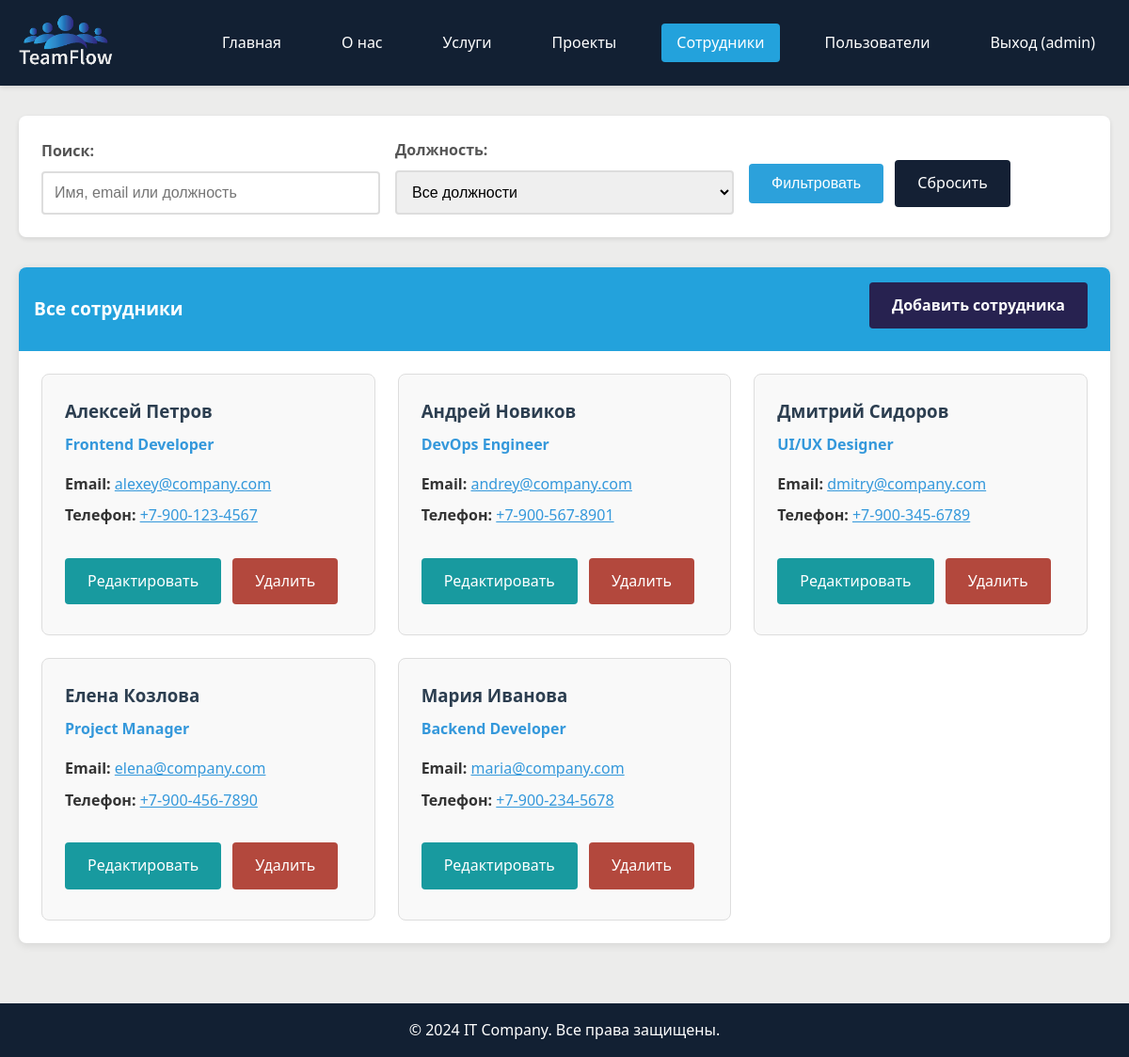
The page /employees.php (signed in) on the database its author committed.
### tables this page shows
CREATE TABLE employees (
    id INT AUTO_INCREMENT PRIMARY KEY,
    user_id INT NOT NULL,
    name VARCHAR(100) NOT NULL,
    position VARCHAR(100) NOT NULL,
    email VARCHAR(100) NOT NULL,
    phone VARCHAR(20),
    created_at TIMESTAMP DEFAULT CURRENT_TIMESTAMP,
    FOREIGN KEY (user_id) REFERENCES users(id) ON DELETE CASCADE
);

### config.php (called while the page is built, shortened)
<?php
function isAdmin() {
    return isset($_SESSION['role']) && $_SESSION['role'] === 'admin';
}
function escape($string) {
    return htmlspecialchars($string, ENT_QUOTES, 'UTF-8');
}
?>

### employees.php (the view, shortened to what this page needs)
<?php
require_once 'config.php';
$search = trim($_GET['search'] ?? '');
$where_conditions = [];
$params = [];
$where_clause = $where_conditions ? "WHERE " . implode(" AND ", $where_conditions) : "";
$sql = "SELECT * FROM employees $where_clause ORDER BY name";
$stmt = $pdo->prepare($sql);
$stmt->execute($params);
$employees = $stmt->fetchAll();
?>
<!DOCTYPE html>
<html lang="ru">
<head>
    <link rel="stylesheet" href="styles.css">
</head>
<body>
    <header class="header">
        <div class="container">
            <div class="header__container">
                <img src="logo.png" width="100" height="auto" alt="Логотип сайта">
                <nav class="header__nav">
                    <a href="index.php" class="header__link">Главная</a>
                    <a href="about.php" class="header__link">О нас</a>
                    <a href="services.php" class="header__link">Услуги</a>
                    <a href="projects.php" class="header__link">Проекты</a>
                    <a href="employees.php" class="header__link header__link--active">Сотрудники</a>
                    <?php if (isAdmin()): ?>
                        <a href="admin_users.php" class="header__link">Пользователи</a>
                    <?php endif; ?>
                    <a href="logout.php" class="header__link">Выход (<?php echo escape($_SESSION['username']); ?>)</a>
                </nav>
            </div>
        </div>
    </header>
    <main class="main">
        <div class="container">
            <div class="filters">
                <form method="GET" class="filters__form">
                    <div class="filters__row">
                        <div class="filters__group">
                            <label for="search" class="form__label">Поиск:</label>
                            <input type="text" id="search" name="search" class="form__input"
                                   value="<?php echo escape($search); ?>" placeholder="Имя, email или должность">
                        </div>
                        <div class="filters__group">
                            <label for="position" class="form__label">Должность:</label>
                            <select id="position" name="position" class="form__select">
                                <option value="">Все должности</option>
                            </select>
                        </div>
                        <div class="filters__group">
                            <button type="submit" class="btn">Фильтровать</button>
                            <a href="employees.php" class="btn btn--secondary">Сбросить</a>
                        </div>
                    </div>
                </form>
            </div>
            <div class="card">
                <div class="card__header">
                    <div class="flex justify-between align-center">
                        <span><?php echo isAdmin() ? 'Все сотрудники' : 'Мои сотрудники'; ?></span>
                        <a href="add_employee.php" class="btn btn--success">Добавить сотрудника</a>
                    </div>
                </div>
                <div class="card__body">
                    <?php if (empty($employees)): ?>
                        <p class="text-center">Сотрудники не найдены.</p>
                    <?php else: ?>
                        <div style="display: grid; grid-template-columns: repeat(auto-fill, minmax(300px, 1fr)); gap: 1.5rem;">
                            <?php foreach ($employees as $employee): ?>
                                <div style="border: 1px solid #ddd; border-radius: 8px; padding: 1.5rem; background: #f9f9f9;">
                                    <h3 style="margin-bottom: 0.5rem; color: #2c3e50;"><?php echo escape($employee['name']); ?></h3>
                                    <p style="color: #3498db; font-weight: bold; margin-bottom: 1rem;"><?php echo escape($employee['position']); ?></p>
                                    <div style="margin-bottom: 0.5rem;">
                                        <strong>Email:</strong>
                                        <a href="mailto:<?php echo escape($employee['email']); ?>" style="color: #3498db;">
                                            <?php echo escape($employee['email']); ?>
                                        </a>
                                    </div>
                                    <?php if ($employee['phone']): ?>
                                        <div style="margin-bottom: 1rem;">
                                            <strong>Телефон:</strong>
                                            <a href="tel:<?php echo escape($employee['phone']); ?>" style="color: #3498db;">
                                    <?php echo escape($employee['phone']); ?>
                                            </a>
                                        </div>
                                    <?php endif; ?>
                                    <div class="mt-2">
                                        <a href="edit_employee.php?id=<?php echo $employee['id']; ?>" class="btn btn--warning">Редактировать</a>
                                        <a href="?delete=<?php echo $employee['id']; ?>" class="btn btn--danger"
                                           onclick="return confirm('Вы уверены, что хотите удалить этого сотрудника?')">Удалить</a>
                                    </div>
                                </div>
                            <?php endforeach; ?>
                        </div>
                    <?php endif; ?>
                </div>
            </div>
        </div>
    </main>
    <footer class="footer">
        <div class="container">
            <p>&copy; 2024 IT Company. Все права защищены.</p>
        </div>
    </footer>
</body>
</html>

### styles.css (style rules this page uses)
* { margin: 0; padding: 0; box-sizing: border-box; }
body { font-family: 'Segoe UI', Tahoma, Geneva, Verdana, sans-serif; line-height: 1.6; color: #333; background-color: #ececeb; }
.container { max-width: 1200px; margin: 0 auto; padding: 0 20px; }
.header { background: #122033; color: white; padding: 1rem 0; box-shadow: 0 2px 5px rgba(0,0,0,0.1); }
.header__container { display: flex; justify-content: space-between; align-items: center; flex-wrap: wrap; }
.header__nav { display: flex; gap: 2rem; flex-wrap: wrap; }
.header__link { color: white; text-decoration: none; padding: 0.5rem 1rem; border-radius: 4px; transition: background-color 0.3s; }
.header__link:hover, .header__link--active { background-color: #23a2dc; }
.main { min-height: calc(100vh - 140px); padding: 2rem 0; }
.card { background: white; border-radius: 8px; box-shadow: 0 2px 10px rgba(0,0,0,0.1); margin-bottom: 2rem; overflow: hidden; }
.card__header { background: #23a2dc; color: white; padding: 1rem; font-size: 1.2rem; font-weight: bold; }
.card__body { padding: 1.5rem; }
.form__label { display: block; margin-bottom: 0.5rem; font-weight: bold; color: #555; }
.form__input, .form__select, .form__textarea { width: 100%; padding: 0.75rem; border: 2px solid #ddd; border-radius: 4px; font-size: 1rem; transition: border-color 0.3s; }
.btn { display: inline-block; padding: 0.75rem 1.5rem; background: #2ca1db; color: white; text-decoration: none; border: none; border-radius: 4px; cursor: pointer; font-size: 1rem; transition: background-color 0.3s; margin-right: 0.5rem; margin-bottom: 0.5rem; }
.btn--success { background: #272250; }
.btn--danger { background: #b3483d; }
.btn--warning { background: #189a9f; }
.btn--secondary { background: #142034; }
.filters { background: white; padding: 1.5rem; border-radius: 8px; margin-bottom: 2rem; box-shadow: 0 2px 5px rgba(0,0,0,0.1); }
.filters__row { display: flex; gap: 1rem; flex-wrap: wrap; align-items: end; }
.filters__group { flex: 1; min-width: 200px; }
.footer { background: #122033; color: white; text-align: center; padding: 1rem 0; margin-top: auto; }
.mt-2 { margin-top: 2rem; }
.flex { display: flex; }
.justify-between { justify-content: space-between; }
.align-center { align-items: center; }

### rows shown on the page
employees: name "Алексей Петров", position "Frontend Developer", email "alexey@company.com", phone "+7-900-123-4567"
employees: name "Андрей Новиков", position "DevOps Engineer", email "andrey@company.com", phone "+7-900-567-8901"
employees: name "Дмитрий Сидоров", position "UI/UX Designer", email "dmitry@company.com", phone "+7-900-345-6789"
employees: name "Елена Козлова", position "Project Manager", email "elena@company.com", phone "+7-900-456-7890"
employees: name "Мария Иванова", position "Backend Developer", email "maria@company.com", phone "+7-900-234-5678"

### other values the page prints
$_SESSION['username'] "admin"
